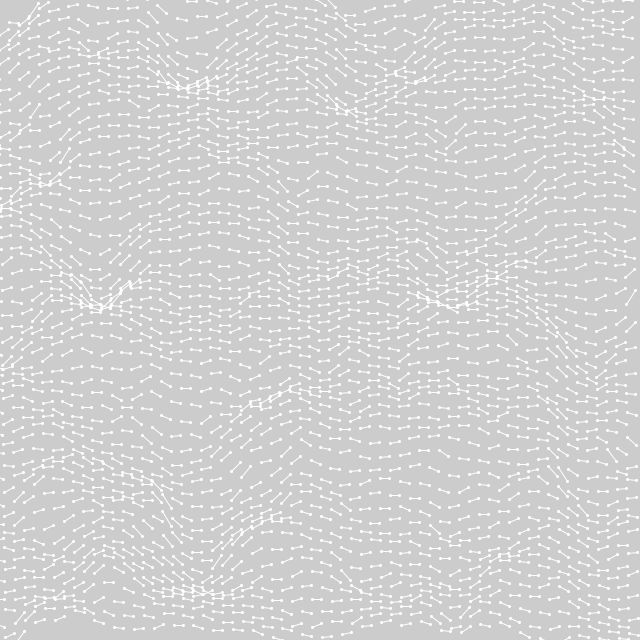
Frame 1 (no input)
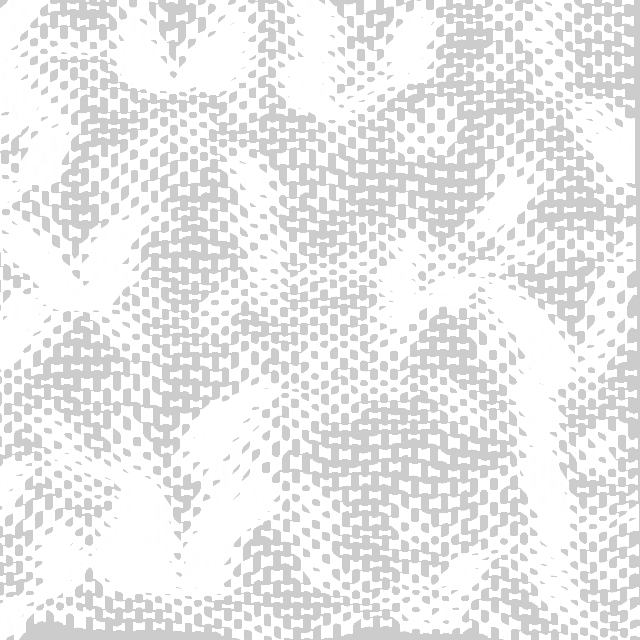
Frame 60 (the mouse pressed at the canvas centre just before this capture)
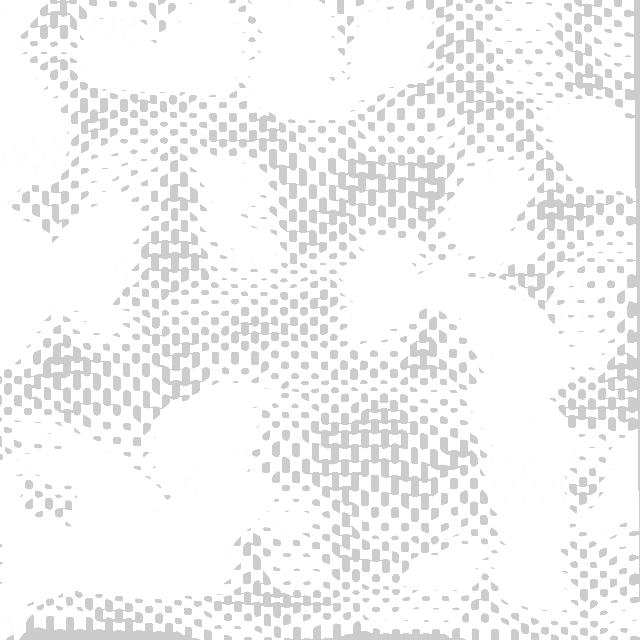
Frame 120 (the mouse held since frame 60 and released just before this capture)

The Processing sketch that drew these frames (run headless with seeded random() and noise(); from frame 60 on, the mouse is pressed at the canvas centre):

// Processing sketch: day175
// ── day175.pde
float v,p,x,y,n,a=.1,b=99;
void setup(){size(640,640);stroke(-1);}void draw(){clear();for(p=0;p<6400;p+=2){x=a*(p%b-35);y=a*(p/b)-.5;circle(n=x*b+(y-a),m(0),2);circle(n+9,m(1),2);line(n,m(0),n+9,m(1));}v+=.2;}float m(int n){return y*b+noise(a*n+a/3*v+x,y)*b;}
